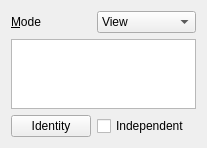
<?xml version="1.0" encoding="UTF-8"?>
<ui version="4.0">
 <class>GfxPaint::TransformEditorWidget</class>
 <widget class="QWidget" name="GfxPaint::TransformEditorWidget">
  <property name="geometry">
   <rect>
    <x>0</x>
    <y>0</y>
    <width>203</width>
    <height>137</height>
   </rect>
  </property>
  <property name="windowTitle">
   <string>Form</string>
  </property>
  <layout class="QGridLayout" name="gridLayout" columnstretch="1,1,1">
   <item row="0" column="0">
    <widget class="QLabel" name="modeLabel">
     <property name="text">
      <string>&amp;Mode</string>
     </property>
     <property name="buddy">
      <cstring>modeComboBox</cstring>
     </property>
    </widget>
   </item>
   <item row="1" column="0" colspan="3">
    <widget class="QTableView" name="transformTableView">
     <property name="sizePolicy">
      <sizepolicy hsizetype="Expanding" vsizetype="Fixed">
       <horstretch>0</horstretch>
       <verstretch>0</verstretch>
      </sizepolicy>
     </property>
     <property name="sizeAdjustPolicy">
      <enum>QAbstractScrollArea::AdjustToContents</enum>
     </property>
     <property name="editTriggers">
      <set>QAbstractItemView::AllEditTriggers</set>
     </property>
     <property name="selectionMode">
      <enum>QAbstractItemView::NoSelection</enum>
     </property>
    </widget>
   </item>
   <item row="2" column="0">
    <widget class="QPushButton" name="identityButton">
     <property name="text">
      <string>Identity</string>
     </property>
    </widget>
   </item>
   <item row="0" column="1" colspan="2">
    <widget class="QComboBox" name="modeComboBox">
     <item>
      <property name="text">
       <string>View</string>
      </property>
     </item>
     <item>
      <property name="text">
       <string>Object</string>
      </property>
     </item>
     <item>
      <property name="text">
       <string>Brush</string>
      </property>
     </item>
    </widget>
   </item>
   <item row="2" column="1">
    <widget class="QCheckBox" name="independentCheckBox">
     <property name="text">
      <string>Independent</string>
     </property>
    </widget>
   </item>
  </layout>
 </widget>
 <resources/>
 <connections/>
</ui>
